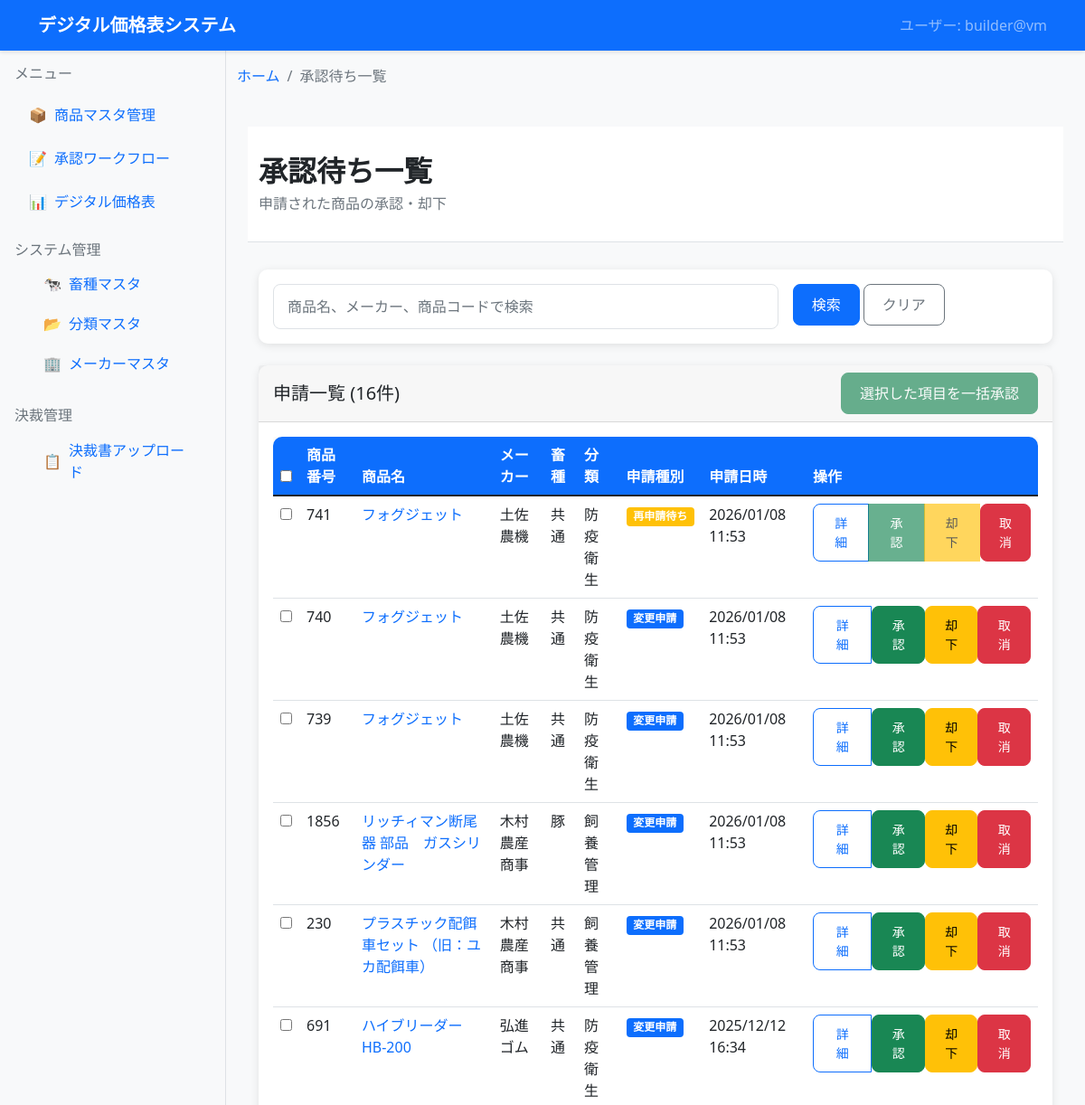
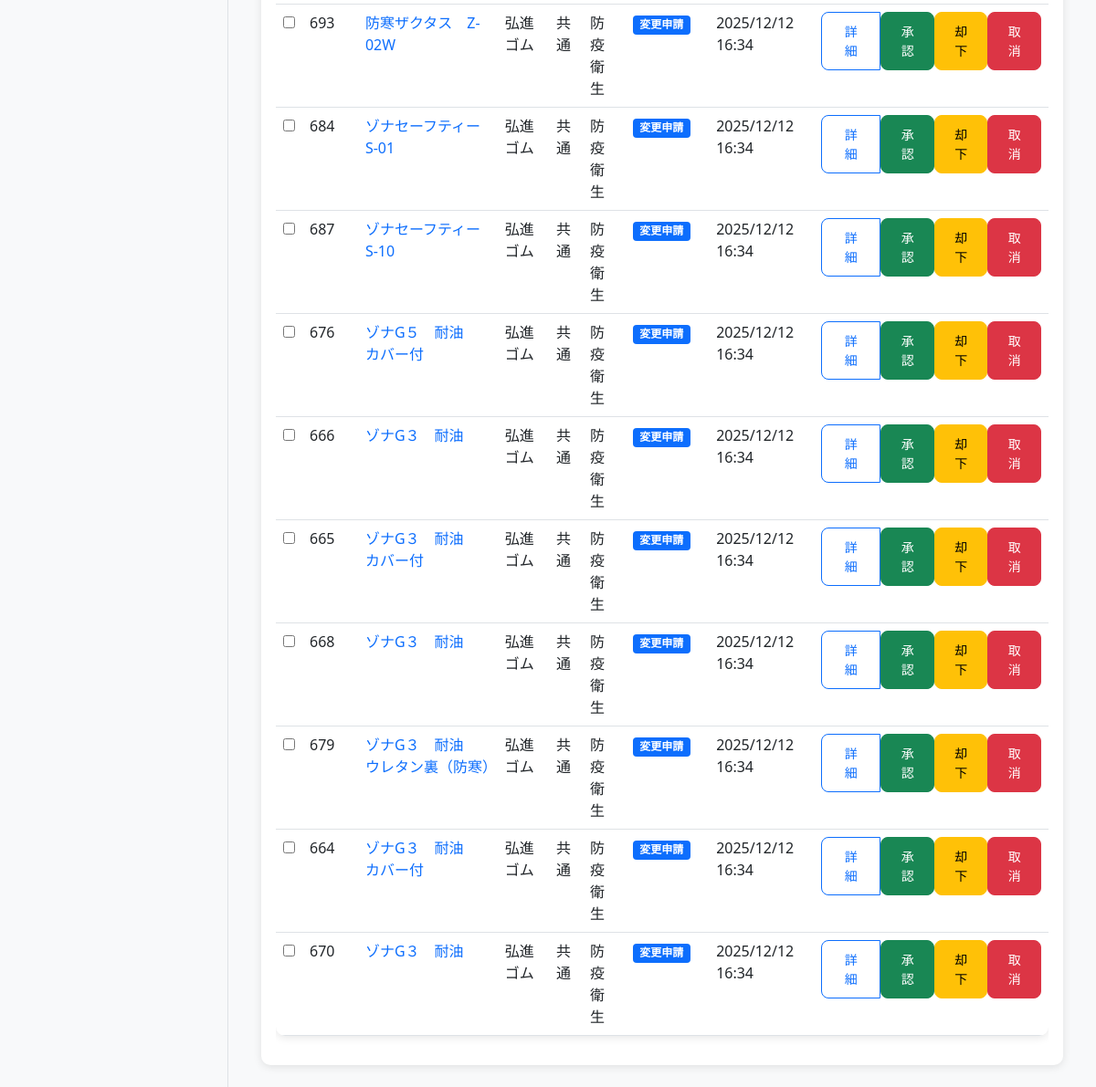
The page /products/approvals/ on the database its author committed (2 pictures, top to bottom).
### dashboard/products_master/models.py (models this page shows, shortened)
class ProductApproval(models.Model):
    product_number = models.IntegerField('元商品のpk', default=-999, help_text='元になった商品マスタのpk（新規の場合は負の値）')
    product_code = models.CharField('商品コード', max_length=50, blank=True, null=True, help_text='ユーザー管理用の商品コード')
    livestock_type = models.CharField('畜種', max_length=50, blank=True, null=True)
    category = models.CharField('分類', max_length=100, blank=True, null=True)
    manufacturer = models.CharField('メーカー', max_length=100, blank=True, null=True)
    product_name = models.CharField('商品名', max_length=200)
    model_number = models.CharField('型式', max_length=100, blank=True, null=True)
    specification = models.CharField('規格', max_length=100, blank=True, null=True)
    shipping_unit = models.CharField('発送単位', max_length=50, blank=True, null=True)
    shipping_fee = models.CharField('送料', max_length=100, blank=True, null=True)
    remarks = models.TextField('備考', blank=True, null=True)
    applicant = models.CharField('申請者', max_length=100, blank=True, null=True)
    status = models.CharField('ステータス', max_length=20, default='申請中')
    approver = models.CharField('承認者', max_length=100, blank=True, null=True)
    is_active = models.BooleanField('有効', default=True)
    deleted_at = models.DateTimeField('削除日時', null=True, blank=True)
    created_at = models.DateTimeField('作成日時', auto_now_add=True)
    updated_at = models.DateTimeField('更新日時', auto_now=True)
    class Meta:
        verbose_name = '商品マスタ承認'
        verbose_name_plural = '商品マスタ承認'
        ordering = ['pk']

### dashboard/products_master/product_detail/product_detail_views.py (the view)
# urls.py: path('approvals/', detail_views.approval_list, name='approval_list'),
def approval_list(request):
    search_query = request.GET.get('search', '')
    approvals = ProductApproval.objects.filter(is_active=True)
    if search_query:
        approvals = approvals.filter(
            Q(product_name__icontains=search_query) |
            Q(manufacturer__icontains=search_query) |
            Q(product_code__icontains=search_query)
        )
    approvals = approvals.order_by('-created_at')
    livestock_types = {str(lt.id): lt.name for lt in LivestockType.objects.filter(is_active=True)}
    categories = {str(c.id): c.name for c in Category.objects.filter(is_active=True)}
    manufacturers = {str(m.id): m.name for m in Manufacturer.objects.filter(is_active=True)}
    for approval in approvals:
        approval.livestock_type_name = livestock_types.get(str(approval.livestock_type), approval.livestock_type)
        approval.category_name = categories.get(str(approval.category), approval.category)
        approval.manufacturer_name = manufacturers.get(str(approval.manufacturer), approval.manufacturer)
    context = {
        'current_user': get_current_user(),
        'approvals': approvals,
        'search_query': search_query,
        'breadcrumbs': get_breadcrumbs('approval_list')
    }
    return render(request, 'products_master/approval_list.html', context)

### digital_pricelist_system/utils.py (called while the page is built)
def get_current_user():
    try:
        username = getpass.getuser()
        hostname = socket.gethostname()
        return f"{username}@{hostname}"
    except Exception as e:
        print(f"ユーザ情報取得エラー: {e}")
        return "unknown@unknown"

### templates/products_master/approval_list.html (shortened to what this page needs)
{% extends 'base.html' %}
{% load static %}
{% block breadcrumb %}
    {% include 'components/breadcrumb.html' with breadcrumbs=breadcrumbs %}
{% endblock %}
{% block content %}
    {% include 'components/page_header.html' with page_title="承認待ち一覧" page_subtitle="申請された商品の承認・却下" %}
    <div class="container">
        <div class="row mb-4">
            <div class="col-12">
                <search-form-component
                    search-query="{{ search_query }}"
                    placeholder="商品名、メーカー、商品コードで検索"
                    clear-url="{% url 'products_master:approval_list' %}">
                </search-form-component>
            </div>
        </div>
        <div class="row">
            <div class="col-12">
                <div class="card">
                    <div class="card-header d-flex justify-content-between align-items-center">
                        <h5 class="mb-0">申請一覧 ({{ approvals|length }}件)</h5>
                        {% if approvals %}
                        <button type="button" class="btn btn-success" id="bulk-approve-btn" disabled>選択した項目を一括承認</button>
                        {% endif %}
                    </div>
                    <div class="card-body">
                        {% if approvals %}
                            <div class="table-responsive">
                                <table class="table table-hover">
                                    <thead>
                                        <tr>
                                            <th><input type="checkbox" id="select-all-checkbox"></th>
                                            <th>商品番号</th>
                                            <th>商品名</th>
                                            <th>メーカー</th>
                                            <th>畜種</th>
                                            <th>分類</th>
                                            <th>申請種別</th>
                                            <th>申請日時</th>
                                            <th>操作</th>
                                        </tr>
                                    </thead>
                                    <tbody>
                                        {% for approval in approvals %}
                                        <tr>
                                            <td><input type="checkbox" class="approval-checkbox" value="{{ approval.pk }}"></td>
                                            <td>
                                                {% if approval.product_number > 0 %}
                                                    {{ approval.product_number }}
                                                {% else %}
                                                    <span class="badge bg-success">新規(仮{{ approval.product_number }})</span>
                                                {% endif %}
                                            </td>
                                            <td>
                                                <a href="{% url 'products_master:approval_detail' approval.pk %}" class="text-decoration-none">
                                                    {{ approval.product_name }}
                                                </a>
                                            </td>
                                            <td>{{ approval.manufacturer_name|default:"-" }}</td>
                                            <td>{{ approval.livestock_type_name|default:"-" }}</td>
                                            <td>{{ approval.category_name|default:"-" }}</td>
                                            <td>
                                                {% if approval.status == '削除申請' %}
                                                    <span class="badge bg-danger">削除申請</span>
                                                {% elif approval.status == '再申請待ち' %}
                                                    <span class="badge bg-warning">再申請待ち</span>
                                                {% else %}
                                                    <span class="badge bg-primary">変更申請</span>
                                                {% endif %}
                                            </td>
                                            <td>{{ approval.created_at|date:"Y/m/d H:i" }}</td>
                                            <td>
                                                <div class="btn-group" role="group">
                                                    <a href="{% url 'products_master:approval_detail' approval.pk %}" class="btn btn-sm btn-outline-primary">詳細</a>
                                                    {% if approval.status != '再申請待ち' %}
                                                    <form method="post" action="{% url 'products_master:approve_application' approval.pk %}" style="display: inline;">
                                                        <button type="submit" class="btn btn-sm btn-success"
                                                                onclick="return confirm('承認しますか？')">承認</button>
                                                    </form>
                                                    {% else %}
                                                    <button type="button" class="btn btn-sm btn-success disabled" disabled>承認</button>
                                                    {% endif %}
                                                    {% if approval.status != '再申請待ち' %}
                                                    <form method="post" action="{% url 'products_master:reject_application' approval.pk %}" style="display: inline;">
                                                        <button type="submit" class="btn btn-sm btn-warning"
                                                                onclick="return confirm('申請を却下しますか？（再申請待ちに変更）')">却下</button>
                                                    </form>
                                                    {% else %}
                                                    <button type="button" class="btn btn-sm btn-warning disabled" disabled>却下</button>
                                                    {% endif %}
                                                    <form method="post" action="{% url 'products_master:cancel_application' approval.pk %}" style="display: inline;">
                                                        <button type="submit" class="btn btn-sm btn-danger"
                                                                onclick="return confirm('申請を取消しますか？')">取消</button>
                                                    </form>
                                                </div>
                                            </td>
                                        </tr>
                                        {% endfor %}
                                    </tbody>
                                </table>
                            </div>
                        {% else %}
                            <div class="text-center py-4">
                                <div class="text-muted">承認待ちの申請はありません</div>
                            </div>
                        {% endif %}
                    </div>
                </div>
            </div>
        </div>
    </div>
{% endblock %}

### static/css/common.css (style rules this page uses)
:root { --primary-color: #0d6efd; --secondary-color: #6c757d; --success-color: #198754; --info-color: #0dcaf0; --warning-color: #ffc107; --danger-color: #dc3545; --light-color: #f8f9fa; --dark-color: #212529; }
body { font-family: 'Segoe UI', Tahoma, Geneva, Verdana, sans-serif; background-color: var(--light-color); }
.card { border: none; box-shadow: 0 2px 10px rgba(0,0,0,0.1); border-radius: 10px; }
.btn { border-radius: 8px; font-weight: 500; padding: 10px 20px; }
.table { background: white; border-radius: 10px; overflow: hidden; box-shadow: 0 2px 10px rgba(0,0,0,0.1); }
.table thead th { background-color: var(--primary-color); color: white; border: none; font-weight: 600; }

### rows shown on the page
ProductApproval: product_number "741", product_name "フォグジェット", manufacturer_name "土佐農機", livestock_type_name "共通", category_name "防疫衛生", status "再申請待ち", created_at "2026/01/08 11:53"
ProductApproval: product_number "740", product_name "フォグジェット", manufacturer_name "土佐農機", livestock_type_name "共通", category_name "防疫衛生", status "変更申請", created_at "2026/01/08 11:53"
ProductApproval: product_number "739", product_name "フォグジェット", manufacturer_name "土佐農機", livestock_type_name "共通", category_name "防疫衛生", status "変更申請", created_at "2026/01/08 11:53"
ProductApproval: product_number "1856", product_name "リッチィマン断尾器 部品 ガスシリンダー", manufacturer_name "木村農産商事", livestock_type_name "豚", category_name "飼養管理", status "変更申請", created_at "2026/01/08 11:53"
ProductApproval: product_number "230", product_name "プラスチック配餌車セット （旧：ユカ配餌車）", manufacturer_name "木村農産商事", livestock_type_name "共通", category_name "飼養管理", status "変更申請", created_at "2026/01/08 11:53"
ProductApproval: product_number "691", product_name "ハイブリーダー HB-200", manufacturer_name "弘進ゴム", livestock_type_name "共通", category_name "防疫衛生", status "変更申請", created_at "2025/12/12 16:34"
ProductApproval: product_number "693", product_name "防寒ザクタス Z-02W", manufacturer_name "弘進ゴム", livestock_type_name "共通", category_name "防疫衛生", status "変更申請", created_at "2025/12/12 16:34"
ProductApproval: product_number "684", product_name "ゾナセーフティー S-01", manufacturer_name "弘進ゴム", livestock_type_name "共通", category_name "防疫衛生", status "変更申請", created_at "2025/12/12 16:34"
ProductApproval: product_number "687", product_name "ゾナセーフティー S-10", manufacturer_name "弘進ゴム", livestock_type_name "共通", category_name "防疫衛生", status "変更申請", created_at "2025/12/12 16:34"
ProductApproval: product_number "676", product_name "ゾナG５ 耐油 カバー付", manufacturer_name "弘進ゴム", livestock_type_name "共通", category_name "防疫衛生", status "変更申請", created_at "2025/12/12 16:34"
ProductApproval: product_number "666", product_name "ゾナG３ 耐油", manufacturer_name "弘進ゴム", livestock_type_name "共通", category_name "防疫衛生", status "変更申請", created_at "2025/12/12 16:34"
ProductApproval: product_number "665", product_name "ゾナG３ 耐油 カバー付", manufacturer_name "弘進ゴム", livestock_type_name "共通", category_name "防疫衛生", status "変更申請", created_at "2025/12/12 16:34"
ProductApproval: product_number "668", product_name "ゾナG３ 耐油", manufacturer_name "弘進ゴム", livestock_type_name "共通", category_name "防疫衛生", status "変更申請", created_at "2025/12/12 16:34"
ProductApproval: product_number "679", product_name "ゾナG３ 耐油 ウレタン裏（防寒）", manufacturer_name "弘進ゴム", livestock_type_name "共通", category_name "防疫衛生", status "変更申請", created_at "2025/12/12 16:34"
ProductApproval: product_number "664", product_name "ゾナG３ 耐油 カバー付", manufacturer_name "弘進ゴム", livestock_type_name "共通", category_name "防疫衛生", status "変更申請", created_at "2025/12/12 16:34"
ProductApproval: product_number "670", product_name "ゾナG３ 耐油", manufacturer_name "弘進ゴム", livestock_type_name "共通", category_name "防疫衛生", status "変更申請", created_at "2025/12/12 16:34"

### other values the page prints
{{ current_user }} "builder@vm"
{{ crumb.title }} "承認待ち一覧"
{{ page_title }} "承認待ち一覧"
{{ page_subtitle }} "申請された商品の承認・却下"
{{ approvals|length }} "16"
